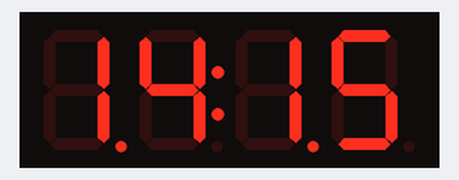
Recording of a sketch running on a simulated Arduino Uno, built with avr-gcc and run on an emulated ATmega328P. Shown: 4-digit seven-segment display.

Above: at 0.1 s.
At 1.6 s:
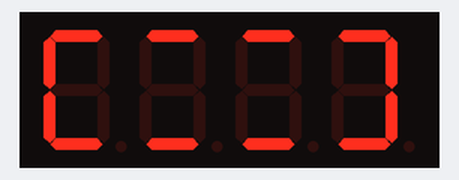
At 3.2 s:
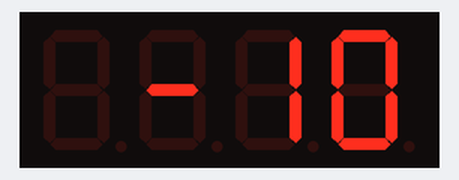
At 4.7 s:
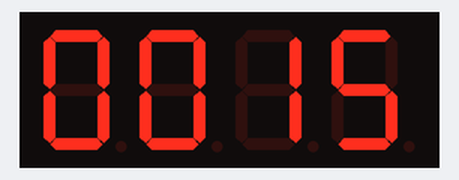
At 6.3 s:
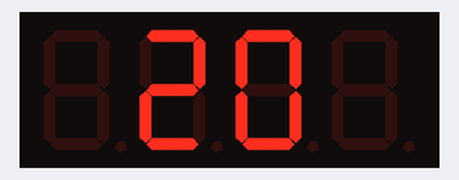
At 8.3 s:
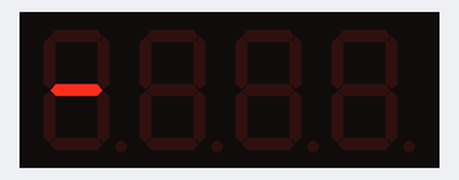

Measured:
- by itself, everything shown: repeats every 4.2 s, in 8 steps
- what the display in image 1 shows lasts 1.5 s, from 1.6 s to 3.1 s
- what the display in image 4 shows lasts 2.0 s, from 6.2 s to 8.2 s
- what the display in image 5 shows lasts 0.6 s, from 8.2 s to 8.8 s

The sketch:

FranzininihoWiFi_Display7Seg.ino
```cpp
#include <TM1637Display.h>

#define SCL 9
#define SDA 8

// Declara o objeto
TM1637Display display ( SCL, SDA, DEFAULT_BIT_DELAY) ;

const uint8_t ret[] =
{
  SEG_A|SEG_F|SEG_E|SEG_D,
  SEG_A|SEG_D,
  SEG_A|SEG_D,
  SEG_A|SEG_B|SEG_C|SEG_D
};

const uint8_t one_seg[]
{
  SEG_G
};
const uint8_t turn_off_one_seg[]
{
  0x00
};

void animation()
{
  int i;

   for(i = 0; i<4;i++)
  {
     display.setSegments(one_seg,1,i);
     delay(500);
     display.setSegments(turn_off_one_seg,1,i);
  }
  for(i =3 ;i>=0;i--)
  {
     display.setSegments(one_seg,1,i);
     delay(500);
     display.setSegments(turn_off_one_seg,1,i);
  }
}
void setup()
{
  // Incializa a comunicação serial na velocidade de 115200 bps
  Serial.begin(115200);

  // 0 -7 a intensidade luminosa do display
  display. setBrightness (5);
  // Limpa tela do display
  display.clear();

  // Formato para mostrar hora e minuto
  int time_in_display = (14 * 100)+ 15;
  display.showNumberDecEx(time_in_display, 0b11100000,true);
  delay(1500);
  display.clear();

  // Criar um retangulo
  display.setSegments(ret,4,0);
  delay(1500);
  display.clear();


  display.showNumberDec(-10);
  delay(1500);
  display.clear();

  display.showNumberDec(15, true);
  delay(1500);
  display.clear();

  display.showNumberDec(20, false, 2, 1);  // Mostra na tela _10_
  delay(2000);
  display.clear();
}

void loop()
{

   animation();

}
```
